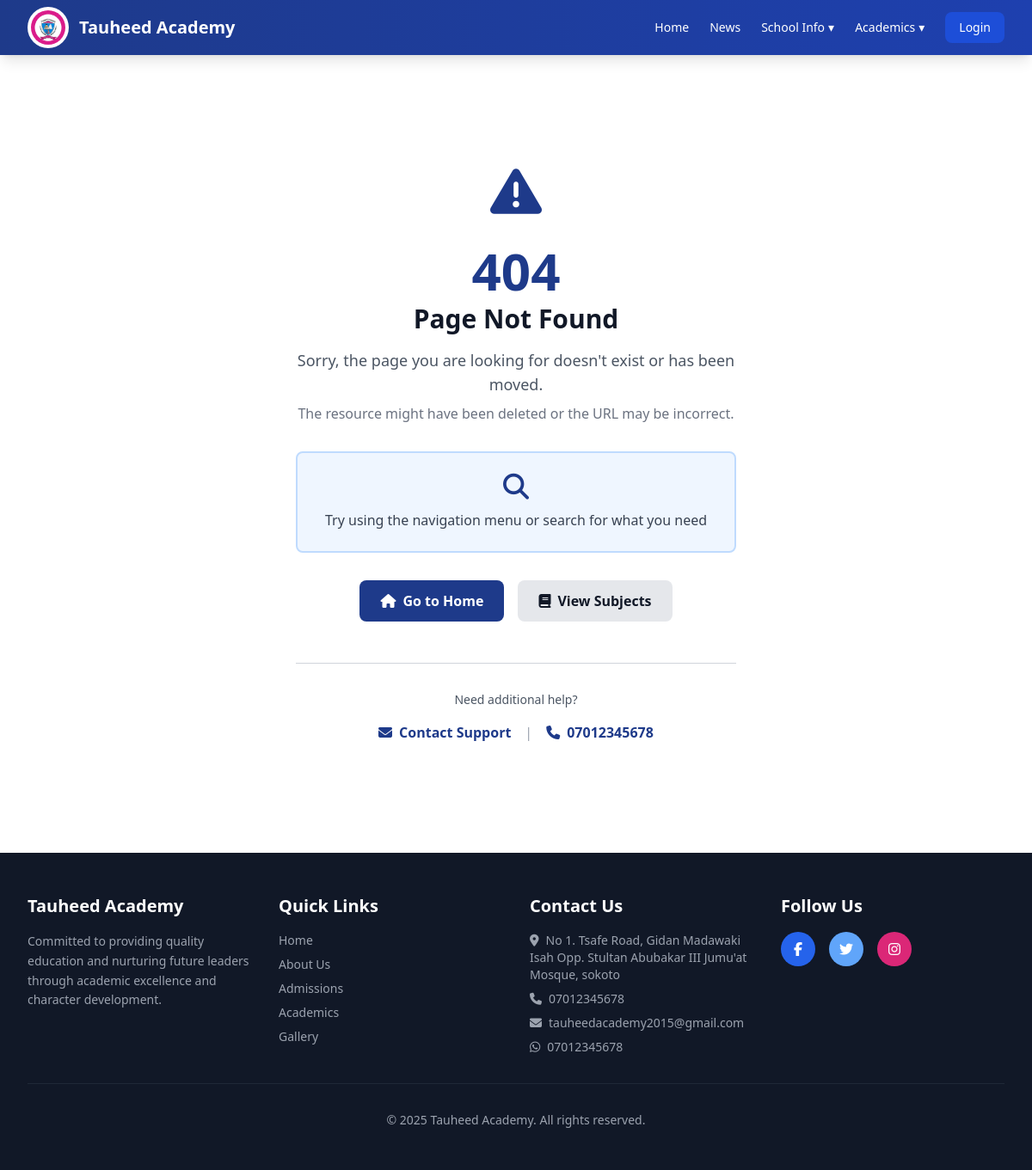
/404.php, run on an earlier commit of the app's database.
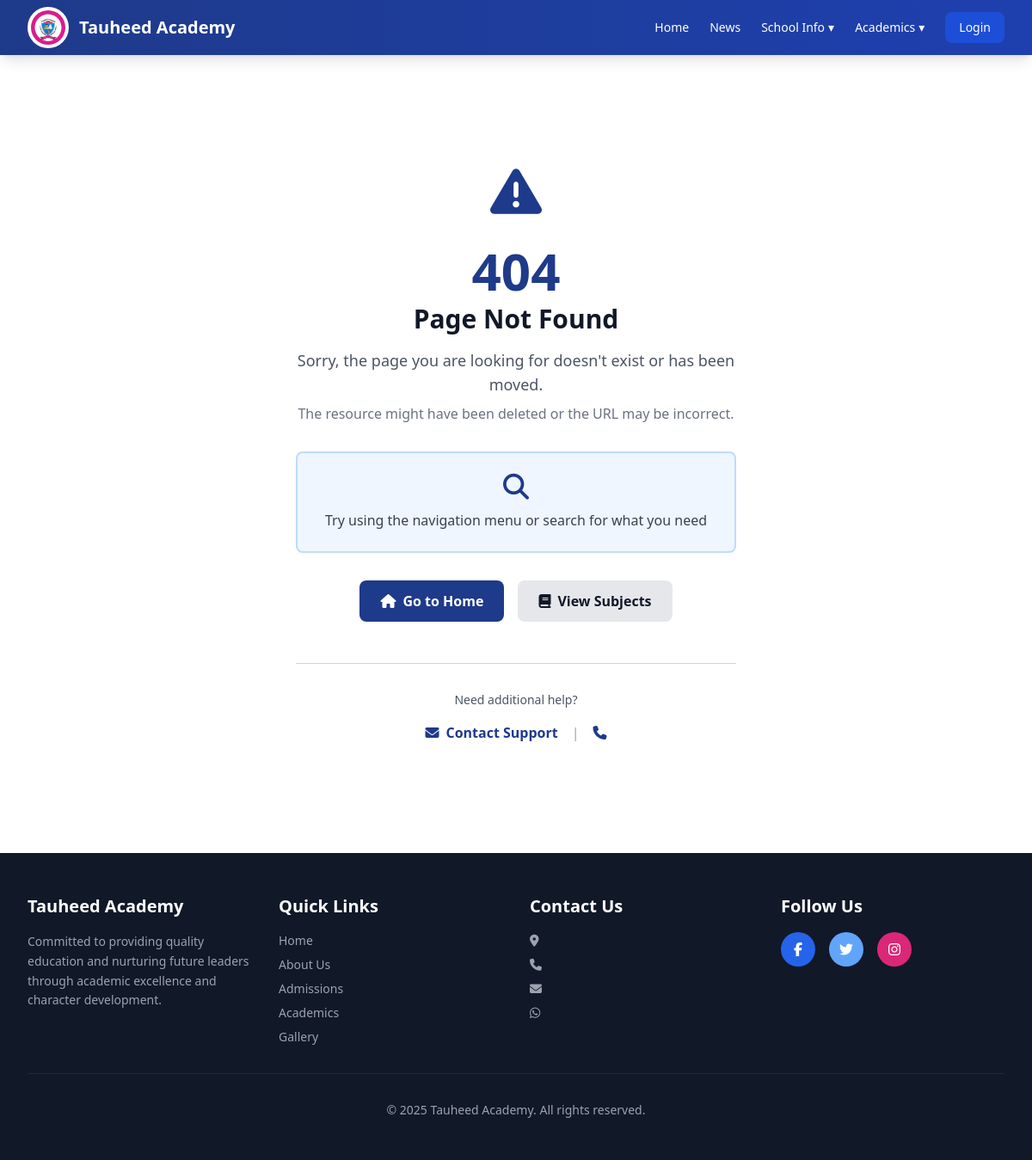
And on a later commit of the database.
### tables this page shows
CREATE TABLE `schools` (
  `id` int(11) NOT NULL,
  `name` varchar(150) NOT NULL,
  `motto` varchar(255) DEFAULT NULL,
  `address` varchar(255) DEFAULT NULL,
  `phone` varchar(20) DEFAULT NULL,
  `email` varchar(100) DEFAULT NULL,
  `about_message` text DEFAULT NULL,
  `welcome_message` text DEFAULT NULL,
  `whatsapp_number` varchar(20) DEFAULT NULL,
  `facebook` varchar(255) DEFAULT NULL,
  `twitter` varchar(255) DEFAULT NULL,
  `instagram` varchar(255) DEFAULT NULL,
  `admission_number_format` varchar(255) DEFAULT NULL,
  `admission_number_format_description` varchar(255) DEFAULT NULL,
  `created_at` timestamp NOT NULL DEFAULT current_timestamp(),
  `deleted_at` datetime DEFAULT NULL,
  `updated_at` timestamp NOT NULL DEFAULT current_timestamp() ON UPDATE current_timestamp()
);

### 404.php (the view, shortened to what the changed rows need)
<?php
include(__DIR__ .  '/./includes/header.php');
?>
<body class="bg-gray-50">
    <?php include(__DIR__ . '/./includes/nav.php'); ?>
    <section class="py-16 bg-white">
        <div class="min-h-screen flex items-center justify-center px-4 sm:px-6 lg:px-8">
            <div class="max-w-lg w-full text-center">
                <h1 class="text-6xl font-bold text-blue-900 mb-2">404</h1>
                <h2 class="text-3xl font-bold text-gray-900 mb-4">Page Not Found</h2>
                <div class="mt-12 pt-8 border-t border-gray-300">
                    <div class="flex flex-col sm:flex-row gap-4 justify-center">
                        <a href="mailto:<?= $school['email'] ?>" class="text-blue-900 hover:text-blue-950 font-semibold flex items-center justify-center gap-2">
                            <i class="fas fa-envelope"></i>
                            Contact Support
                        </a>
                        <span class="text-gray-400">|</span>
                        <a href="tel:<?= $school['phone'] ?>" class="text-blue-900 hover:text-blue-950 font-semibold flex items-center justify-center gap-2">
                            <i class="fas fa-phone"></i>
                            <?= $school['phone'] ?>
                        </a>
                    </div>
                </div>
            </div>
        </div>
    </section>
    <?php include(__DIR__ . '/./includes/footer.php'); ?>
</body>
</html>

### includes/nav.php (shortened to what the changed rows need)
<nav class="bg-gradient-to-r from-blue-900 to-blue-800 text-white sticky top-0 z-50 shadow-lg">
    <div class="max-w-7xl mx-auto px-4 sm:px-6 lg:px-8">
        <div class="flex justify-between items-center h-16">
            <div class="flex items-center gap-3">
                <div>
                    <h1 class="text-xl font-bold"><?= $school['name'] ?? 'Tauheed Academy' ?></h1>
                </div>
            </div>
        </div>
    </div>
</nav>

### includes/footer.php (shortened to what the changed rows need)
<footer class="bg-gray-900 text-white py-12">
    <div class="max-w-7xl mx-auto px-4 sm:px-6 lg:px-8">
        <div class="grid grid-cols-1 md:grid-cols-4 gap-8">
            <div>
                <h3 class="text-xl font-bold mb-4"><?= $school['name'] ?? 'Tauheed Academy' ?></h3>
                <p class="text-gray-400 text-sm leading-relaxed">
                    Committed to providing quality education and nurturing future leaders through academic excellence and character development.
                </p>
            </div>
            <div>
                <ul class="space-y-2 text-sm text-gray-400">
                    <li><i class="fas fa-map-marker-alt mr-2"></i><?= $school['address'] ?? '' ?></li>
                    <li><i class="fas fa-phone mr-2"></i><?= $school['phone'] ?? '' ?></li>
                    <li><i class="fas fa-envelope mr-2"></i><?= $school['email'] ?? '' ?></li>
                    <li><i class="fab fa-whatsapp mr-2"></i><?= $school['whatsapp_number'] ?? '' ?></li>
                </ul>
            </div>
        </div>
        <div class="border-t border-gray-800 mt-8 pt-8 text-center text-gray-400 text-sm">
            <p>&copy; 2025 <?= $school['name'] ?? 'Tauheed Academy' ?>. All rights reserved.</p>
        </div>
    </div>
</footer>

What changed in the data, as far as the page shows it:
changed schools "Tauheed Academy": phone "07012345678" → (not shown); address "No 1. Tsafe Road, Gidan Madawaki Isah Opp. Stultan Abubakar III Jumu'at Mosque, sokoto" → (not shown); email "tauheedacademy2015@gmail.com" → (not shown); whatsapp_number "07012345678" → (not shown)
